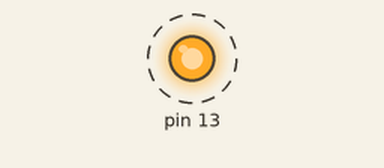
Simulated run of this sketch. Board: Arduino Uno, built with avr-gcc and run on an emulated ATmega328P. Parts: output pins drawn as LEDs (lit = HIGH). Dashed ring = blinking.

Above: at 0.5 s.
Timing chart, 0 to 4.6 s (numbered marks = the images above):
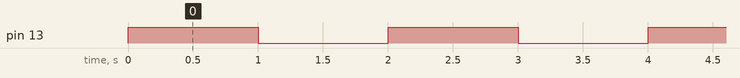

Measured:
- by itself, pin 13: alternates HIGH for 1.0 s and LOW for 1.0 s

The sketch:

blinky.ino
```cpp
/*
 * Author: Göran Krampe
 *
 */

void setup() {
  pinMode(13, OUTPUT);
}

void loop() {
  led_on();
  delay(1000);
  led_off();
  delay(1000);
}

void led_on()
{
  digitalWrite(13, 1);
}

void led_off()
{
  digitalWrite(13, 0);
}
```
